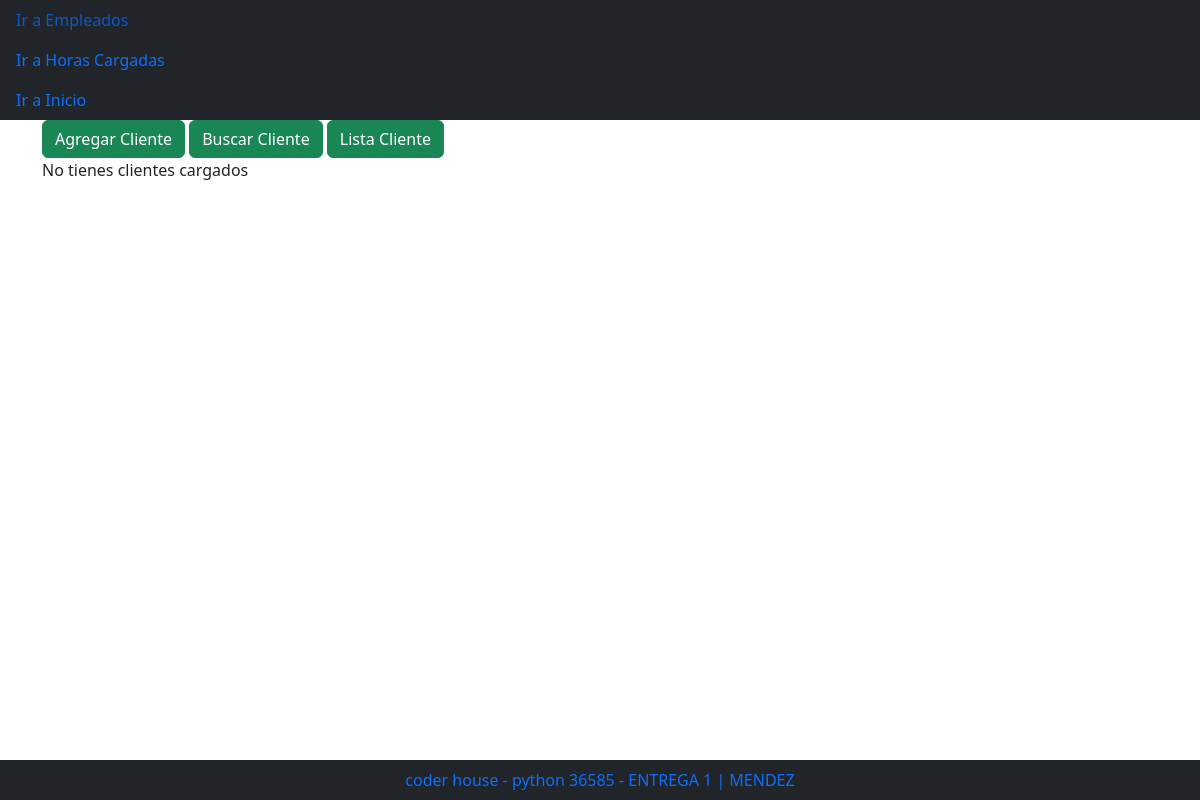
Before: /clientes/ with the older database file.
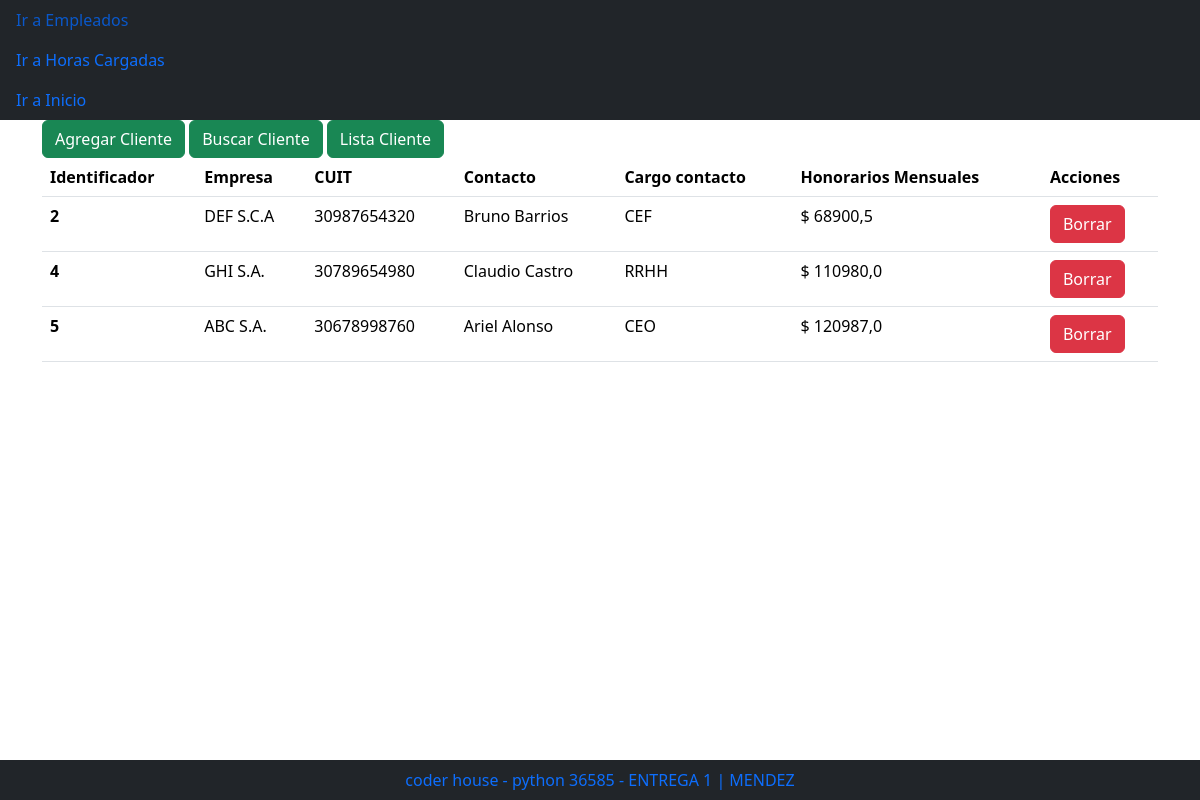
After: the same page with the newer database file.
### familia/models.py (models this page shows)
class Cliente(models.Model):
    nombre_empresa = models.CharField(max_length=100)
    cuit_empresa = models.IntegerField()
    nombre_contacto = models.CharField(max_length=100)
    cargo_contacto = models.CharField(max_length=100)
    cobro_mensual_honorarios = models.FloatField(default=0.0)

### familia/views.py (the view)
# urls.py: path('clientes/', views.ir_a_clientes, name="clientes"),
def ir_a_clientes(request):
    clientes = Cliente.objects.all()
    template = loader.get_template('clientes/lista_clientes.html')
    context = {
        'clientes': clientes,
    }
    return HttpResponse(template.render(context, request))

### familia/templates/clientes/lista_clientes.html
{% extends "clientes/base_clientes.html" %}
{% load bootstrap5 %}
{% block cuerpo %}
<div class="container">
  <div class="row">
    <div class="col">
      {% url 'agregar_cliente' as agregar_cliente_url %}
      {% url 'buscar_cliente' as buscar_cliente_url %}
      {% url 'clientes' as clientes_url %}
      {% bootstrap_button "Agregar Cliente" button_class="btn-success" button_type="link" href=agregar_cliente_url %}
      {% bootstrap_button "Buscar Cliente" button_class="btn-success" button_type="link" href=buscar_cliente_url %}
      {% bootstrap_button "Lista Cliente" button_class="btn-success" button_type="link" href=clientes_url %}
    <div>
  <div>
  <div class="row">
    <div class="col">
        {% if clientes %}
        <table class="table">
            <thead>
                <th scope="col">Identificador</th>
                <th scope="col">Empresa</th>
                <th scope="col">CUIT</th>
                <th scope="col">Contacto</th>
                <th scope="col">Cargo contacto</th>
                <th scope="col">Honorarios Mensuales</th>
                <th scope="col">Acciones</th>
            </thead>
            {% for c in clientes %}
            <tbody>
                <tr>
                    <th scope="row">{{c.id}} </th>
                    <td> {{c.nombre_empresa}} </td>
                    <td> {{c.cuit_empresa}} </td>
                    <td> {{c.nombre_contacto}} </td>
                    <td> {{c.cargo_contacto}} </td>
                    <td> $ {{c.cobro_mensual_honorarios}} </td>
                    {% url 'borrar_cliente' identificador=c.id as borrar_cliente_url %}
                    <td>{% bootstrap_button "Borrar" size="sm" button_class="btn-danger" button_type="link" href=borrar_cliente_url %}</td>
                </tr>
            </tbody>
            {% endfor %}
        </table>
        {% else %}
            <p>No tienes clientes cargados</p>
        {% endif %}
    </div>
  </div>
</div>
{% endblock %}

Changed rows visible on the page:
added Cliente: id "2", nombre_empresa "DEF S.C.A", cuit_empresa "30987654320", nombre_contacto "Bruno Barrios", cargo_contacto "CEF", cobro_mensual_honorarios "68900,5", bootstrap_button "Borrar"
added Cliente: id "4", nombre_empresa "GHI S.A.", cuit_empresa "30789654980", nombre_contacto "Claudio Castro", cargo_contacto "RRHH", cobro_mensual_honorarios "110980,0", bootstrap_button "Borrar"
added Cliente: id "5", nombre_empresa "ABC S.A.", cuit_empresa "30678998760", nombre_contacto "Ariel Alonso", cargo_contacto "CEO", cobro_mensual_honorarios "120987,0", bootstrap_button "Borrar"
Other visible differences:
text no longer shown: "No tienes clientes cargados"
text now shown: "Identificador Empresa CUIT Contacto Cargo contacto Honorarios Mensuales Acciones"
